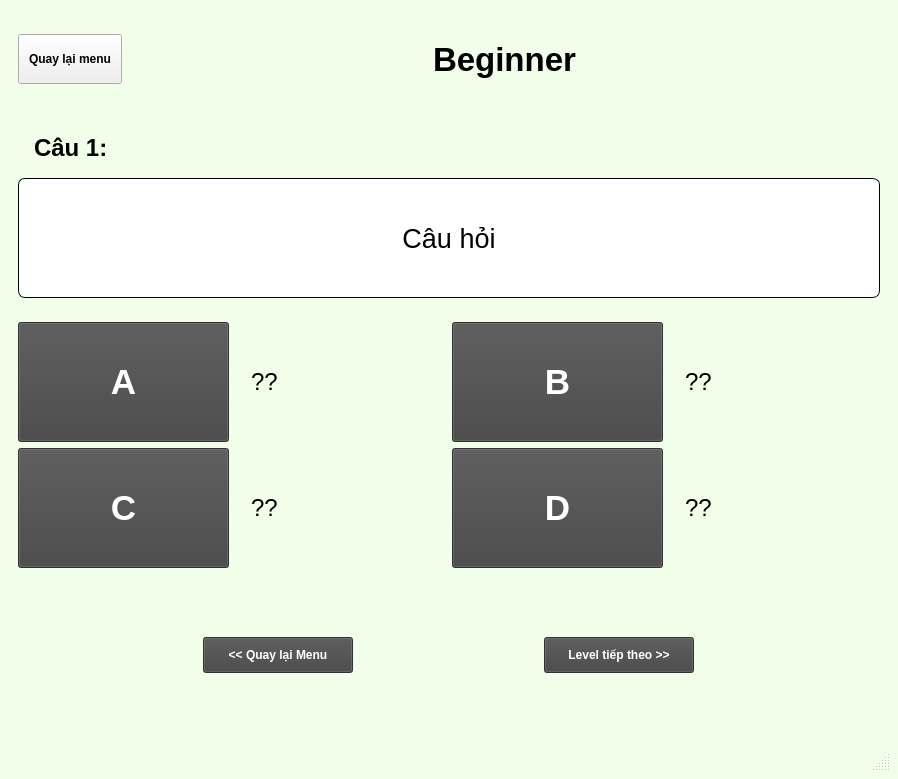
<?xml version="1.0" encoding="UTF-8"?>
<ui version="4.0">
 <class>MainWindow</class>
 <widget class="QMainWindow" name="MainWindow">
  <property name="geometry">
   <rect>
    <x>0</x>
    <y>0</y>
    <width>898</width>
    <height>779</height>
   </rect>
  </property>
  <property name="windowTitle">
   <string>MainWindow</string>
  </property>
  <property name="styleSheet">
   <string notr="true">*{
	padding: 10px;
	margin: 0px
}


#MainWindow{
	background-color: rgb(241, 255, 234);
}

QPushButton{
	font-weight: bold;
	border-color: 1px solid black;
	border-radiius: 7px
}
</string>
  </property>
  <widget class="QWidget" name="centralwidget">
   <layout class="QVBoxLayout" name="verticalLayout_2">
    <item>
     <widget class="QWidget" name="widget" native="true">
      <property name="maximumSize">
       <size>
        <width>16777215</width>
        <height>100</height>
       </size>
      </property>
      <layout class="QHBoxLayout" name="horizontalLayout">
       <item>
        <widget class="QPushButton" name="btn_back">
         <property name="minimumSize">
          <size>
           <width>100</width>
           <height>50</height>
          </size>
         </property>
         <property name="font">
          <font>
           <weight>75</weight>
           <bold>true</bold>
          </font>
         </property>
         <property name="text">
          <string>Quay lại menu</string>
         </property>
        </widget>
       </item>
       <item>
        <spacer name="horizontalSpacer_2">
         <property name="orientation">
          <enum>Qt::Horizontal</enum>
         </property>
         <property name="sizeHint" stdset="0">
          <size>
           <width>40</width>
           <height>20</height>
          </size>
         </property>
        </spacer>
       </item>
       <item>
        <widget class="QLabel" name="label_6">
         <property name="font">
          <font>
           <pointsize>25</pointsize>
           <weight>75</weight>
           <bold>true</bold>
          </font>
         </property>
         <property name="text">
          <string>Beginner</string>
         </property>
        </widget>
       </item>
       <item>
        <spacer name="horizontalSpacer">
         <property name="orientation">
          <enum>Qt::Horizontal</enum>
         </property>
         <property name="sizeHint" stdset="0">
          <size>
           <width>40</width>
           <height>20</height>
          </size>
         </property>
        </spacer>
       </item>
      </layout>
     </widget>
    </item>
    <item>
     <widget class="QWidget" name="widget_2" native="true">
      <layout class="QVBoxLayout" name="verticalLayout">
       <item>
        <widget class="QLabel" name="label_questionNumber">
         <property name="font">
          <font>
           <pointsize>18</pointsize>
           <weight>75</weight>
           <bold>true</bold>
          </font>
         </property>
         <property name="text">
          <string>Câu 1:</string>
         </property>
        </widget>
       </item>
       <item>
        <widget class="QLabel" name="label_question">
         <property name="minimumSize">
          <size>
           <width>0</width>
           <height>120</height>
          </size>
         </property>
         <property name="font">
          <font>
           <pointsize>20</pointsize>
          </font>
         </property>
         <property name="layoutDirection">
          <enum>Qt::RightToLeft</enum>
         </property>
         <property name="styleSheet">
          <string notr="true">QLabel{
	background-color: white;
	border: 1px solid black;
	border-radius: 7px
}</string>
         </property>
         <property name="text">
          <string>Câu hỏi</string>
         </property>
         <property name="alignment">
          <set>Qt::AlignCenter</set>
         </property>
         <property name="wordWrap">
          <bool>true</bool>
         </property>
        </widget>
       </item>
      </layout>
     </widget>
    </item>
    <item>
     <widget class="QWidget" name="widget_answer" native="true">
      <property name="styleSheet">
       <string notr="true">QPushButton {
    background-color: #444;
    color: white;
}

QPushButton[state=&quot;correct&quot;] {
    background-color: green;
    color: white;
}

QPushButton[state=&quot;wrong&quot;] {
    background-color: red;
    color: white;
}

QPushButton:hover {
    background-color: rgb(96, 173, 63);
}</string>
      </property>
      <layout class="QGridLayout" name="gridLayout">
       <item row="1" column="1">
        <widget class="QLabel" name="label_C">
         <property name="font">
          <font>
           <pointsize>18</pointsize>
          </font>
         </property>
         <property name="text">
          <string>??</string>
         </property>
        </widget>
       </item>
       <item row="1" column="2">
        <widget class="QPushButton" name="btn_D">
         <property name="minimumSize">
          <size>
           <width>120</width>
           <height>120</height>
          </size>
         </property>
         <property name="font">
          <font>
           <pointsize>26</pointsize>
           <weight>75</weight>
           <bold>true</bold>
          </font>
         </property>
         <property name="text">
          <string>D</string>
         </property>
        </widget>
       </item>
       <item row="0" column="0">
        <widget class="QPushButton" name="btn_A">
         <property name="minimumSize">
          <size>
           <width>120</width>
           <height>120</height>
          </size>
         </property>
         <property name="font">
          <font>
           <pointsize>26</pointsize>
           <weight>75</weight>
           <bold>true</bold>
          </font>
         </property>
         <property name="text">
          <string>A</string>
         </property>
        </widget>
       </item>
       <item row="0" column="2">
        <widget class="QPushButton" name="btn_B">
         <property name="minimumSize">
          <size>
           <width>120</width>
           <height>120</height>
          </size>
         </property>
         <property name="font">
          <font>
           <pointsize>26</pointsize>
           <weight>75</weight>
           <bold>true</bold>
          </font>
         </property>
         <property name="text">
          <string>B</string>
         </property>
        </widget>
       </item>
       <item row="0" column="1">
        <widget class="QLabel" name="label_A">
         <property name="font">
          <font>
           <pointsize>18</pointsize>
          </font>
         </property>
         <property name="text">
          <string>??</string>
         </property>
         <property name="wordWrap">
          <bool>true</bool>
         </property>
        </widget>
       </item>
       <item row="0" column="3">
        <widget class="QLabel" name="label_B">
         <property name="font">
          <font>
           <pointsize>18</pointsize>
          </font>
         </property>
         <property name="text">
          <string>??</string>
         </property>
         <property name="wordWrap">
          <bool>true</bool>
         </property>
        </widget>
       </item>
       <item row="1" column="3">
        <widget class="QLabel" name="label_D">
         <property name="font">
          <font>
           <pointsize>18</pointsize>
          </font>
         </property>
         <property name="text">
          <string>??</string>
         </property>
         <property name="wordWrap">
          <bool>true</bool>
         </property>
        </widget>
       </item>
       <item row="1" column="0">
        <widget class="QPushButton" name="btn_C">
         <property name="minimumSize">
          <size>
           <width>120</width>
           <height>120</height>
          </size>
         </property>
         <property name="font">
          <font>
           <pointsize>26</pointsize>
           <weight>75</weight>
           <bold>true</bold>
          </font>
         </property>
         <property name="text">
          <string>C</string>
         </property>
        </widget>
       </item>
      </layout>
     </widget>
    </item>
    <item>
     <widget class="QWidget" name="widget_choice" native="true">
      <property name="styleSheet">
       <string notr="true">QPushButton {
    background-color: #444;
    color: white;
}

QPushButton:hover {
    background-color: rgb(229, 229, 229);
	color: black;
}</string>
      </property>
      <layout class="QHBoxLayout" name="horizontalLayout_2">
       <item>
        <widget class="QPushButton" name="pushButton">
         <property name="maximumSize">
          <size>
           <width>150</width>
           <height>16777215</height>
          </size>
         </property>
         <property name="font">
          <font>
           <weight>75</weight>
           <bold>true</bold>
          </font>
         </property>
         <property name="text">
          <string>&lt;&lt; Quay lại Menu</string>
         </property>
        </widget>
       </item>
       <item>
        <widget class="QPushButton" name="pushButton_2">
         <property name="maximumSize">
          <size>
           <width>150</width>
           <height>16777215</height>
          </size>
         </property>
         <property name="font">
          <font>
           <weight>75</weight>
           <bold>true</bold>
          </font>
         </property>
         <property name="text">
          <string>Level tiếp theo &gt;&gt;</string>
         </property>
        </widget>
       </item>
      </layout>
     </widget>
    </item>
   </layout>
  </widget>
  <widget class="QStatusBar" name="statusbar"/>
 </widget>
 <resources/>
 <connections/>
</ui>
